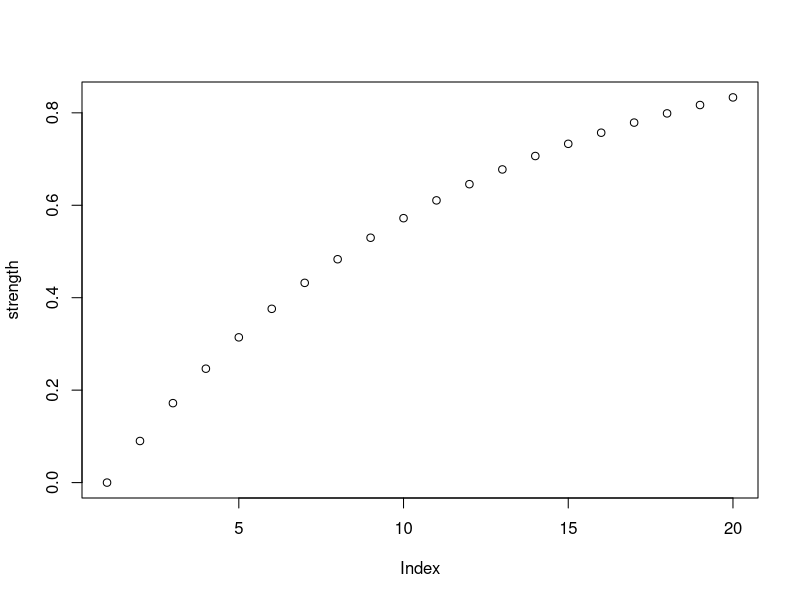
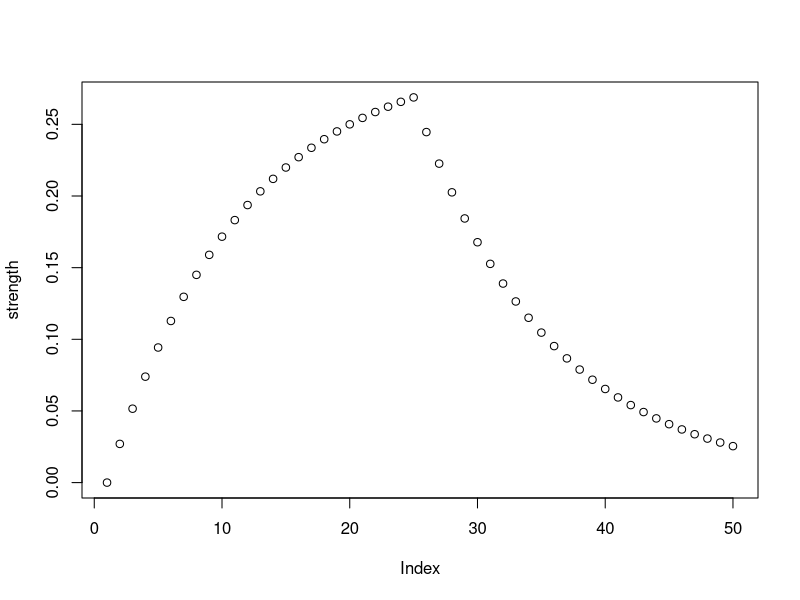
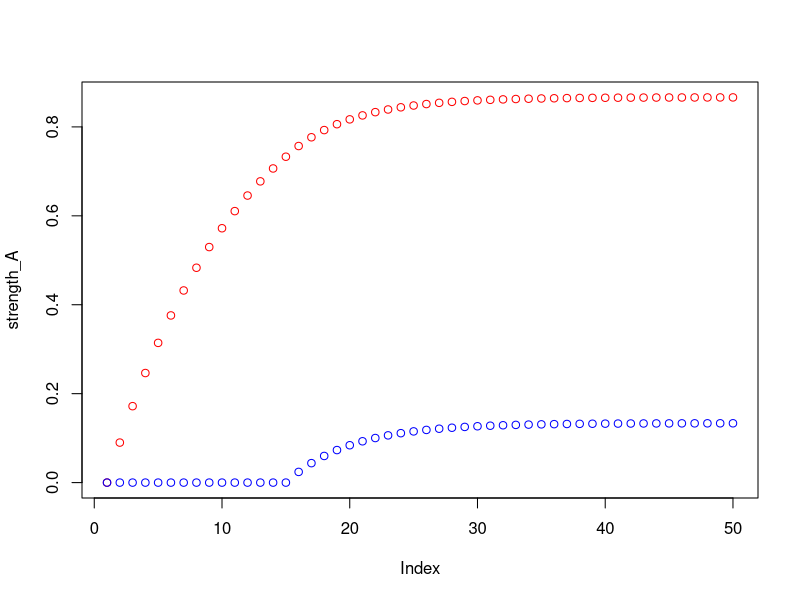
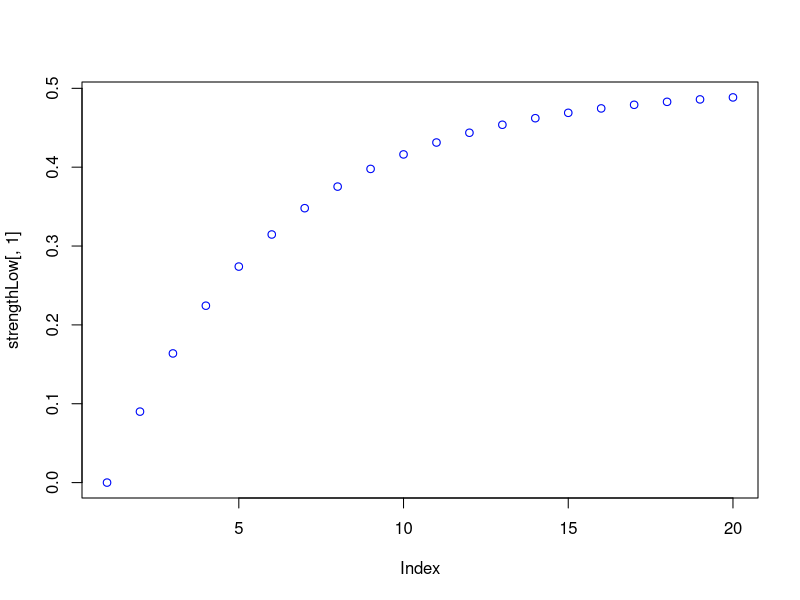
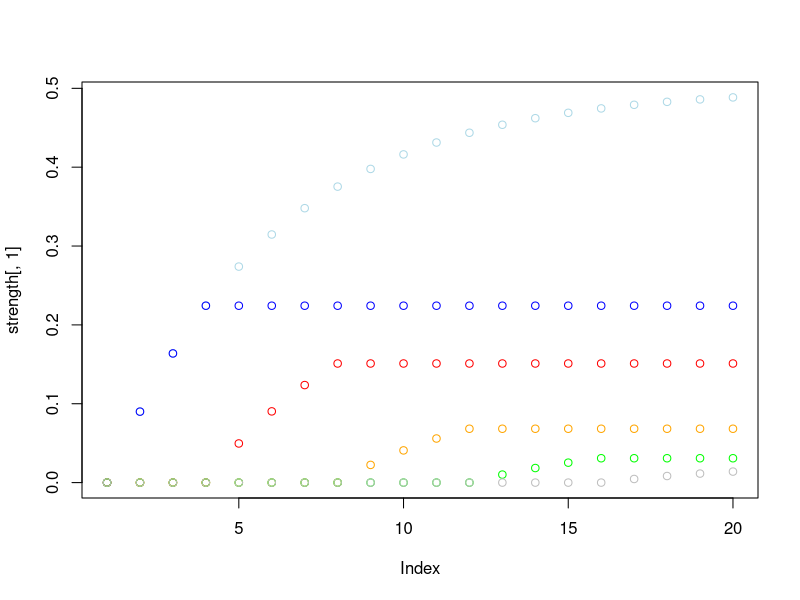
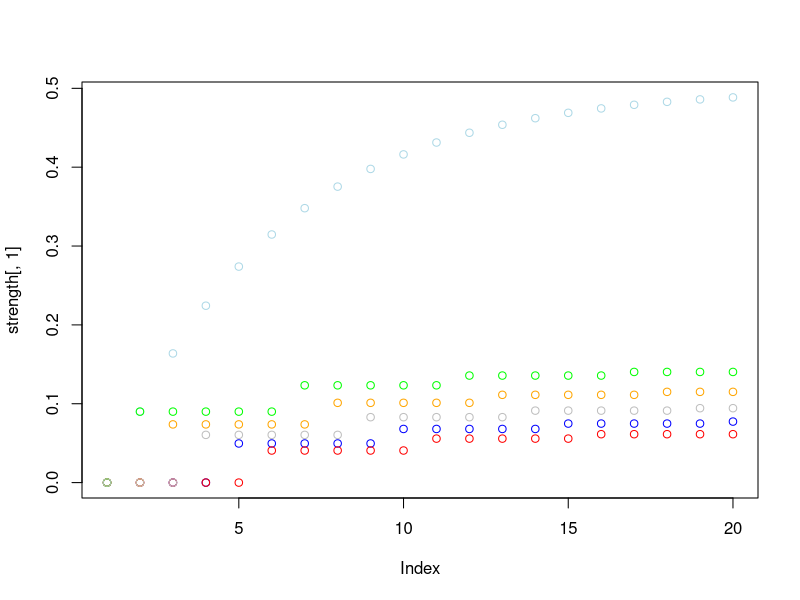

Generate these figures, in order, with R:
### Rescola-Wagner model

## define function

update_RW <- function (value, alpha = .3, beta = .3, lambda=1){
  #compute value of compound stimulus
  value_compound <- sum(value)
  
  #compute prediction error
  prediction_error <- lambda - value_compound
  
  #compute change in strength
  value_change <- alpha*beta * prediction_error
  
  #update the associative value
  value <- value + value_change
  
  #return the new value
  return(value)
}

#### (1) simulate a conditioning experiment

n_trials <- 20

strength <- numeric(n_trials)
#to store the associative strength

for (trial in 2:n_trials){
  strength[trial] <- update_RW(strength[trial-1])
  #-1: for first trial, associative strength stays 0
}
#"present" CS-US pairings
#update associative strength at the end of each trial

print(strength)
plot(strength)

#### (2) simulate extinction

n_trials <- 50
strength <- numeric (n_trials)
lambda <- .3 #initial reward value

#trial 1-25: learning phase
#trial 26-50: extinction phase

for (trial in 2:n_trials){
  
  #lambda = 0: CS presented without US
  if (trial > 25){
    lambda <- 0
  }
  
  #update associative strength with each trial
  strength[trial] <- update_RW(
    value = strength[trial - 1],
    lambda = lambda
  )
  
}

print(strength)
plot(strength)
#associative value is reverting to 0 when extinction phase starts:

#### (3) simulate blocking

n_trials <- 50
strength_A <- rep (0, n_trials)
strength_B <- rep (0, n_trials)

#trial 1-25: present A - US
#trial26-50: present AB - US

#alpha in learning phase, 0 because B is not presented
alpha <- c(.3, 0)

for (trial in 2:n_trials){
  
  if (trial > 15){
    alpha <- c(.3,.3) #blocking phase
  }
  
  #current associative strengths
  v_old <- c(strength_A[trial-1], strength_B[trial-1])
  
  #update associative strengths
  v_new <- update_RW(
    value = v_old,
    alpha = alpha
  )
  
  #record new strengths
  strength_A[trial] <- v_new[1]
  strength_B[trial] <- v_new[2]
  
}

plot(strength_A, col= "red")
points(strength_B, col = "blue")


#### (4) simulate evaluative Conditioning

n_trials <- 20
lambda <- 1 # positive valence

#low variability: 2 cues
alpha <- c(.3, .3)
strengthLow <- matrix(0, n_trials, 2)


for (trial in 2:n_trials){
  
  #current associative strength
  v_old <- c(strengthLow[trial-1, 1], strengthLow[trial-1, 2])
  print(v_old)
  #update associative strengths
  v_new <- update_RW(
    value = v_old,
    lambda = lambda,
    alpha = alpha
  )
  print(v_new)
  
  #encode new strengths
  strengthLow[trial,] <- v_new

}

plot(strengthLow[,1], col = "lightblue")
points(strengthLow[,2], col = "blue")

#high variability: 6 cues
alpha <- c(.3, .3, 0, 0, 0, 0)
strength <- matrix(0, n_trials, 6)


for (trial in 2:n_trials){
  
  #determine stimulus composition
  if (trial > 4 && trial < 8){
    alpha <- c (.3, 0, .3, 0, 0,0)
  } else if (trial > 8 && trial < 12){
    alpha <- c(.3, 0, 0, .3, 0, 0)
  } else if (trial > 12 && trial < 16){
    alpha <- c(.3, 0, 0, 0, .3, 0)    
  } else if (trial > 16 && trial < 20){
    alpha <- c(.3, 0, 0, 0, 0, .3)
  }
  
  #current associative strength
  v_old <- c(strength[trial-1, 1], 
             strength[trial-1, 2], 
             strength[trial-1, 3],
             strength[trial-1, 4],
             strength[trial-1, 5],
             strength[trial-1, 6])
  
  #update associative strengths
  v_new <- update_RW(
    value = v_old,
    lambda = lambda,
    alpha = alpha
  )
  
  #encode new strengths
  strength[trial,] <- v_new
  
}

plot(strength[,1], col = "lightblue")
points(strength[,2], col = "blue")
points(strength[,3], col = "red")
points(strength[,4], col = "orange")
points(strength[,5], col = "green")
points(strength[,6], col = "grey")

#high variability: 6 cues, random dislay of stimuli (check for blocking)
alpha <- c(.3, .3, 0, 0, 0, 0)
strength <- matrix(0, n_trials, 6)

#randomize display order
display_order <- rep(sample(1:5, replace = FALSE, size = 5), 4)

for (trial in 2:n_trials){
  
  #determine stimulus composition
  if (display_order[trial] == 1){
    alpha <- c(.3, .3, 0, 0, 0,0)
  } else if (display_order[trial] == 2){
    alpha <- c (.3, 0, .3, 0, 0,0)
  } else if (display_order[trial] == 3){
    alpha <- c(.3, 0, 0, .3, 0, 0)
  } else if (display_order[trial] == 4){
    alpha <- c(.3, 0, 0, 0, .3, 0)    
  } else {
    alpha <- c(.3, 0, 0, 0, 0, .3)
  }
  
  #current associative strength
  v_old <- c(strength[trial-1, 1], 
             strength[trial-1, 2], 
             strength[trial-1, 3],
             strength[trial-1, 4],
             strength[trial-1, 5],
             strength[trial-1, 6])
  
  #update associative strengths
  v_new <- update_RW(
    value = v_old,
    lambda = lambda,
    alpha = alpha
  )
  
  #encode new strengths
  strength[trial,] <- v_new
  
}

plot(strength[,1], col = "lightblue")
points(strength[,2], col = "blue")
points(strength[,3], col = "red")
points(strength[,4], col = "orange")
points(strength[,5], col = "green")
points(strength[,6], col = "grey")




